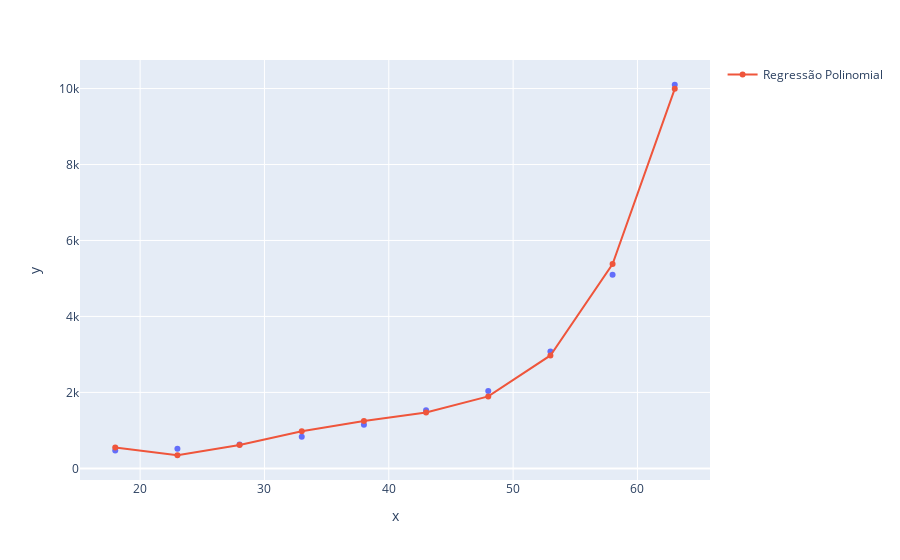

Notebook source saved alongside this figure:
### Code cell
grafico = px.scatter(x=x_plano_saude2[:, 0], y=y_plano_saude2)
grafico.add_scatter(x=x_plano_saude2[:, 0], y=previsoes, name='Regressão Polinomial')
grafico.show()

### Figure 1 — Plotly figure (JSON) as saved in the notebook; plotly's stock layout.template omitted (floating-point values rounded to 4 significant figures)
{"data": [{"hovertemplate": "x=%{x}<br>y=%{y}<extra></extra>", "legendgroup": "", "marker": {"color": "#636efa", "symbol": "circle"}, "mode": "markers", "name": "", "orientation": "v", "showlegend": false, "type": "scatter", "x": [18, 23, 28, 33, 38, 43, 48, 53, 58, 63], "xaxis": "x", "y": [470, 520, 630, 830, 1150, 1530, 2040, 3080, 5100, 10100], "yaxis": "y"}, {"name": "Regressão Polinomial", "type": "scatter", "x": [18, 23, 28, 33, 38, 43, 48, 53, 58, 63], "y": [549.7, 345.9, 616.5, 975.8, 1249.0, 1473.0, 1895.0, 2973.0, 5379.0, 9993.0]}], "layout": {"legend": {"tracegroupgap": 0}, "margin": {"t": 60}, "xaxis": {"anchor": "y", "domain": [0, 1], "title": {"text": "x"}}, "yaxis": {"anchor": "x", "domain": [0, 1], "title": {"text": "y"}}}}
